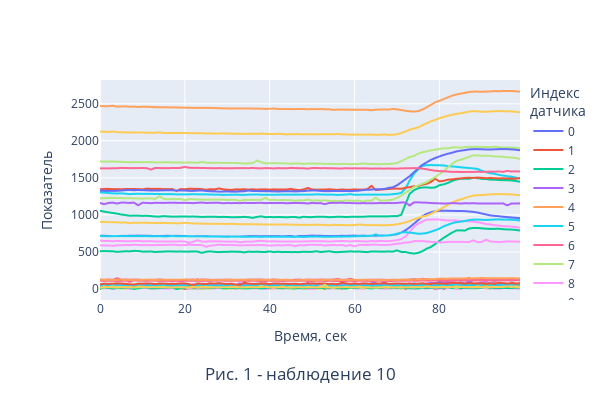

Notebook code cell kept with this figure:
### Markdown cell above
Выбрали наблюдение 10

### Code cell
m.get_all_sensors_plot(10, plot_counter=1)
